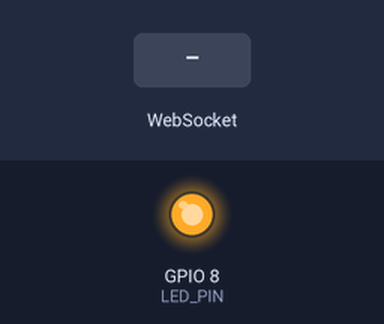
The sketch below on a simulated ESP32-C3. On the bench: output pins drawn as LEDs (lit = HIGH). Dashed ring = blinking. Inputs (shaded band) come from the test bench. What the sketch prints to the serial monitor is not drawn.

Above: at 0.1 s.
At 1.2 s:
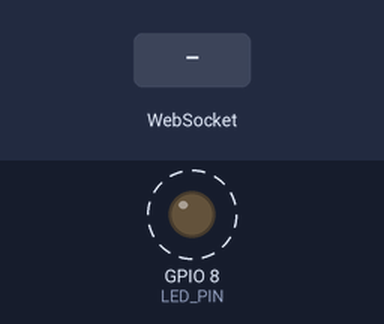
1.3 s: WebSocket text "kp:" received
4.3 s: WebSocket text "ki:" received
7.3 s: WebSocket text "kd:" received
Timing chart, 0 to 16.3 s (numbered marks = the images above; inputs shaded):
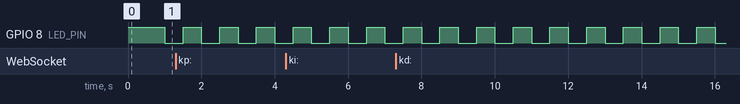

Measured:
- by itself, GPIO 8 (LED_PIN): alternates HIGH for 0.50 s and LOW for 0.50 s

The sketch:

jan7_esp32c3qtrlive.ino
```cpp
/*******************************************************************
 * ESP32-C3 Super Mini: "Team Sync" PID Tuner
 * UPDATED: Fixed "Current Settings" Text Display (Multi-line)
 *******************************************************************/

#include <WiFi.h>
#include <WebServer.h>
#include <WebSocketsServer.h>

// --- CONFIGURATION ---
const char* ssid     = "QTR_Live_C3";
const char* password = "12345678";
const int LED_PIN    = 8;        // Built-in LED on Super Mini
bool ledActiveLow    = true;     // Set true if LOW turns LED ON

// Port 80 for Web Page, Port 81 for WebSocket data
WebServer server(80);
WebSocketsServer webSocket(81);

const int NUM_SENSORS = 15;

// LED Blink Variables
unsigned long previousMillis = 0;
const long interval = 500;
int ledState = LOW;

const char htmlPage[] = R"rawliteral(
<!DOCTYPE html>
<html>
<head>
  <meta name="viewport" content="width=device-width, initial-scale=1, maximum-scale=1, user-scalable=no"/>
  <title>QTR + PID Sync</title>
  <style>
    body { font-family: -apple-system, BlinkMacSystemFont, "Segoe UI", Roboto, Helvetica, Arial, sans-serif;
           background: #f0f2f5; color: #333; margin: 0; padding: 10px; }
    h2 { margin-top: 20px; font-size: 1.2rem; color: #444; border-bottom: 2px solid #ddd; padding-bottom: 5px; }
    #bars { display: flex; justify-content: center; gap: 2px; margin-bottom: 20px; overflow-x: auto; }
    .sensor-box { min-width: 20px; height: 80px; flex-grow: 1; border: 1px solid #999;
                  text-align: center; line-height: 80px; font-size: 10px; background: #fff; color: #000; }
    .slider-card { background: white; padding: 15px; margin-bottom: 10px; border-radius: 8px; box-shadow: 0 1px 3px rgba(0,0,0,0.1); }
    .slider-header { font-weight: bold; margin-bottom: 10px; font-size: 1rem; display: flex; justify-content: space-between; }
    .val-display { color: #007bff; font-family: monospace; font-size: 1.1rem; }
    .slider-row { display: flex; align-items: center; gap: 10px; }
    .btn-adj { width: 44px; height: 44px; font-size: 24px; border: none; border-radius: 8px;
               background: #e4e6eb; color: #000; cursor: pointer; display: flex; align-items: center; justify-content: center; }
    .btn-adj:active { background: #d8dadf; transform: scale(0.95); }
    input[type=range] { -webkit-appearance: none; width: 100%; background: transparent; flex-grow: 1; height: 30px; }
    input[type=range]::-webkit-slider-thumb { -webkit-appearance: none; height: 28px; width: 28px; border-radius: 50%;
                                              background: #007bff; margin-top: -12px; box-shadow: 0 1px 3px rgba(0,0,0,0.3); }
    input[type=range]::-webkit-slider-runnable-track { width: 100%; height: 4px; background: #ddd; border-radius: 2px; }

    /* Fixed Pre Style for Multi-line text */
    pre { background: #333; color: #0f0; padding: 15px; border-radius: 8px; overflow-x: auto; font-size: 14px; line-height: 1.5; }
    #pids { background: #fff; color: #333; border: 1px solid #ccc; font-weight: bold; }
  </style>
</head>
<body>

  <h2>QTR Sensor Live</h2>
  <div id="bars"></div>

  <h2>PID Controls</h2>
  <div id="sliders"></div>

  <h2>Current Settings</h2>
  <pre id="pids">Kp: 10.10
Ki: 0.00
Kd: 0.00</pre>

  <h2>Motor Telemetry</h2>
  <pre id="telemetry">M1: ...
M2: ...</pre>

<script>
  const N = 15;
  let ws;
  let ignoreUpdate = false;

  // --- VARIABLES FOR THROTTLING ---
  let lastSendTime = 0; // When did we last speak to the robot?
  let sendTimer = null; // To track pending updates

  function updatePidBox() {
    let kpc = parseFloat(document.getElementById('kp_c').value);
    let kpf = parseFloat(document.getElementById('kp_f').value);
    let kic = parseFloat(document.getElementById('ki_c').value);
    let kif = parseFloat(document.getElementById('ki_f').value);
    let kdc = parseFloat(document.getElementById('kd_c').value);
    let kdf = parseFloat(document.getElementById('kd_f').value);

    let s = `Kp: ${(kpc + kpf).toFixed(2)}\n`;
    s += `Ki: ${(kic + kif).toFixed(2)}\n`;
    s += `Kd: ${(kdc + kdf).toFixed(2)}`;
    document.getElementById('pids').innerText = s;
  }

  function makeSlider(id, min, max, step, init, name) {
    let card = document.createElement('div'); card.className = 'slider-card';
    let header = document.createElement('div'); header.className = 'slider-header';
    let label = document.createElement('span'); label.innerText = name;
    let valDisplay = document.createElement('span'); valDisplay.className = 'val-display'; valDisplay.innerText = init;
    header.appendChild(label); header.appendChild(valDisplay);

    let row = document.createElement('div'); row.className = 'slider-row';
    let sld = document.createElement('input');
    sld.type='range'; sld.id=id; sld.min=min; sld.max=max; sld.step=step; sld.value=init;

    sld.updateLabel = function() {
        let decimals = (step.includes('.')) ? step.split('.')[1].length : 0;
        valDisplay.innerText = parseFloat(sld.value).toFixed(decimals);
    };

    let btnMinus = document.createElement('button'); btnMinus.className = 'btn-adj'; btnMinus.innerText = '-';
    btnMinus.onclick = () => { sld.stepDown(); sld.updateLabel(); sendPID(); updatePidBox(); };

    let btnPlus = document.createElement('button'); btnPlus.className = 'btn-adj'; btnPlus.innerText = '+';
    btnPlus.onclick = () => { sld.stepUp(); sld.updateLabel(); sendPID(); updatePidBox(); };

    sld.oninput = () => { sld.updateLabel(); sendPID(); updatePidBox(); };

    row.appendChild(btnMinus); row.appendChild(sld); row.appendChild(btnPlus);
    card.appendChild(header); card.appendChild(row);
    return card;
  }

  // --- NEW: SMART THROTTLED SENDING ---
  function sendPID() {
    if (ignoreUpdate) return;

    const now = Date.now();
    // If it has been more than 50ms since last send, SEND NOW.
    if (now - lastSendTime > 50) {
      performSend();
      lastSendTime = now;
    } else {
      // If we are sending too fast, wait!
      // But ensure we send the FINAL value once the user stops sliding.
      clearTimeout(sendTimer);
      sendTimer = setTimeout(() => {
        performSend();
        lastSendTime = Date.now();
      }, 50);
    }
  }

  // The actual sending logic (separated so we can delay it)
  function performSend() {
    let kp = `${document.getElementById('kp_c').value},${document.getElementById('kp_f').value}`;
    let ki = `${document.getElementById('ki_c').value},${document.getElementById('ki_f').value}`;
    let kd = `${document.getElementById('kd_c').value},${document.getElementById('kd_f').value}`;
    if (ws && ws.readyState === WebSocket.OPEN) {
        ws.send(`kp:${kp}`); ws.send(`ki:${ki}`); ws.send(`kd:${kd}`);
    }
  }

  function syncSlider(id, value) {
    let sld = document.getElementById(id);
    if(sld) {
        sld.value = value;
        if(sld.updateLabel) sld.updateLabel();
    }
  }

  window.onload = () => {
    let barContainer = document.getElementById('bars');
    for(let i=0; i<N; i++){
      let d=document.createElement('div'); d.id='box'+i; d.className='sensor-box'; d.textContent='0';
      barContainer.appendChild(d);
    }

    let sv=document.getElementById('sliders');
    sv.appendChild(makeSlider('kp_c','0','100','1','10','Kp (Coarse)'));
    sv.appendChild(makeSlider('kp_f','0','0.99','0.01','0.1','Kp (Fine)'));
    sv.appendChild(makeSlider('ki_c','0','100','1','0','Ki (Coarse)'));
    sv.appendChild(makeSlider('ki_f','0','0.99','0.01','0','Ki (Fine)'));
    sv.appendChild(makeSlider('kd_c','0','100','1','0','Kd (Coarse)'));
    sv.appendChild(makeSlider('kd_f','0','0.99','0.01','0','Kd (Fine)'));

    updatePidBox();

    ws = new WebSocket(`ws://${location.hostname}:81/`);
    ws.onopen = () => console.log('WS Connected');

    ws.onmessage = e => {
      let msg = e.data.trim();

      if(msg.startsWith("kp:") || msg.startsWith("ki:") || msg.startsWith("kd:")) {
          ignoreUpdate = true;
          let type = msg.split(':')[0];
          let vals = msg.split(':')[1].split(',');
          syncSlider(type + '_c', vals[0]);
          syncSlider(type + '_f', vals[1]);
          updatePidBox();
          ignoreUpdate = false;
      }
      else if(msg.indexOf('\t') !== -1) {
          let parts = msg.split('\t');
          if(parts.length >= N){
            parts.forEach((v,i)=>{
              if(i < N) {
                  let val = parseInt(v)||0;
                  let colorVal = 255 - Math.min(Math.max(val, 0), 1000) * 0.255;
                  let b = document.getElementById('box'+i);
                  b.style.backgroundColor = `rgb(${colorVal},${colorVal},${colorVal})`;
                  b.style.color = (colorVal < 128) ? 'white' : 'black';
                  b.textContent = val;
              }
            });
          }
      }
      else if(msg.startsWith("M1:") || msg.startsWith("M2:")){
        let t = document.getElementById('telemetry');
        let lines = t.innerText.split('\n');
        if(msg.startsWith('M1:')) lines[0] = msg;
        else if(msg.startsWith('M2:')) lines[1] = msg;
        t.innerText = lines.join('\n');
      }
    };
  };
</script>
</body>
</html>
)rawliteral";

void handleRoot(){ server.send(200, "text/html", htmlPage); }

void webSocketEvent(uint8_t num, WStype_t type, uint8_t* payload, size_t length){
  if(type == WStype_TEXT){
    size_t len = length < 64 ? length : 63;
    char buf[64];
    memcpy(buf, payload, len);
    buf[len] = '\0';
    Serial.println(buf);
    webSocket.broadcastTXT(payload); // Echo sync to other devices
  }
}

void setup(){
  Serial.begin(460800);
  pinMode(LED_PIN, OUTPUT);
  digitalWrite(LED_PIN, ledActiveLow ? HIGH : LOW);

  WiFi.softAP(ssid, password);

  IPAddress IP = WiFi.softAPIP();
  Serial.println("\n\n--- ESP32-C3 SYNC READY ---");
  Serial.print("   SSID: "); Serial.println(ssid);
  Serial.print("   URL:  http://"); Serial.println(IP);
  Serial.println("---------------------------\n");

  server.on("/", handleRoot);
  server.begin();
  webSocket.begin();
  webSocket.onEvent(webSocketEvent);
}

void loop(){
  server.handleClient();
  webSocket.loop();

  int stations = WiFi.softAPgetStationNum();
  if (stations > 0) {
    digitalWrite(LED_PIN, ledActiveLow ? LOW : HIGH);
  } else {
    unsigned long currentMillis = millis();
    if (currentMillis - previousMillis >= interval) {
      previousMillis = currentMillis;
      ledState = (ledState == LOW) ? HIGH : LOW;
      digitalWrite(LED_PIN, ledState);
    }
  }

  while(Serial.available()){
    String line = Serial.readStringUntil('\n');
    if(line.length() > 0) webSocket.broadcastTXT(line);
  }
}
```
